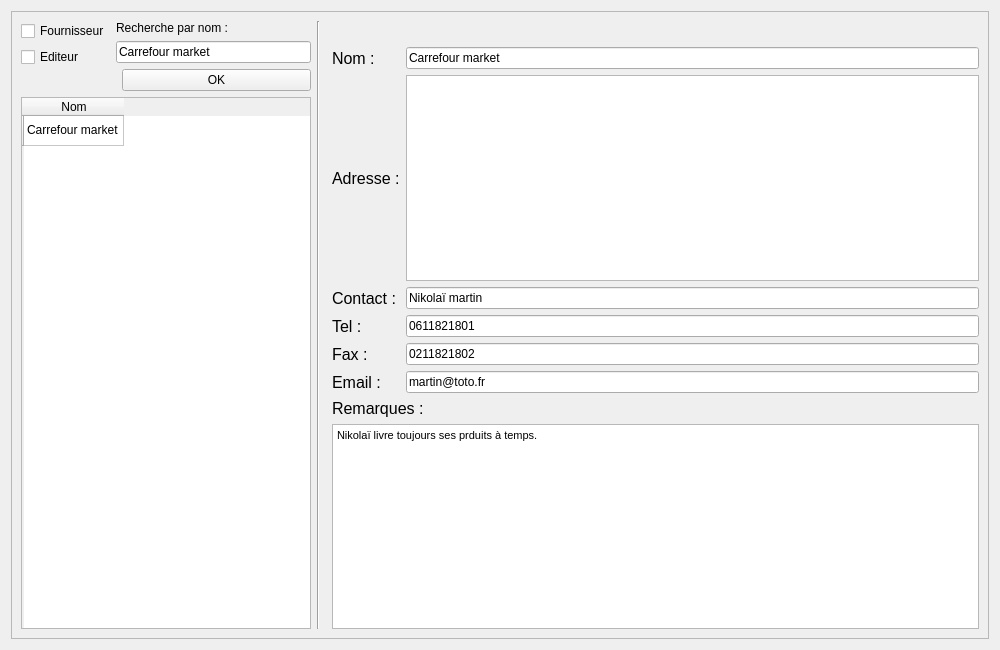
<?xml version="1.0" encoding="UTF-8"?>
<ui version="4.0">
 <class>F_FournisseursEditeurs</class>
 <widget class="QWidget" name="F_FournisseursEditeurs">
  <property name="geometry">
   <rect>
    <x>0</x>
    <y>0</y>
    <width>1000</width>
    <height>650</height>
   </rect>
  </property>
  <property name="windowTitle">
   <string>Form</string>
  </property>
  <layout class="QGridLayout" name="gridLayout_3">
   <item row="0" column="0">
    <widget class="QFrame" name="frame_3">
     <property name="maximumSize">
      <size>
       <width>16777215</width>
       <height>16777215</height>
      </size>
     </property>
     <property name="frameShape">
      <enum>QFrame::StyledPanel</enum>
     </property>
     <property name="frameShadow">
      <enum>QFrame::Plain</enum>
     </property>
     <layout class="QGridLayout" name="gridLayout">
      <item row="0" column="0" rowspan="2">
       <layout class="QVBoxLayout" name="VLay">
        <item>
         <layout class="QHBoxLayout" name="HLay">
          <item>
           <layout class="QFormLayout" name="FLay2">
            <property name="fieldGrowthPolicy">
             <enum>QFormLayout::AllNonFixedFieldsGrow</enum>
            </property>
            <item row="0" column="0">
             <widget class="QCheckBox" name="ChBx_Fournisseur">
              <property name="text">
               <string>Fournisseur</string>
              </property>
             </widget>
            </item>
            <item row="1" column="0">
             <widget class="QCheckBox" name="ChBx_Editeur">
              <property name="text">
               <string>Editeur</string>
              </property>
             </widget>
            </item>
           </layout>
          </item>
          <item>
           <layout class="QFormLayout" name="FLay">
            <item row="0" column="0" colspan="2">
             <widget class="QLabel" name="Lb_Recherche">
              <property name="text">
               <string>Recherche par nom : </string>
              </property>
             </widget>
            </item>
            <item row="1" column="0" colspan="2">
             <widget class="QLineEdit" name="LE_Recherche">
              <property name="enabled">
               <bool>true</bool>
              </property>
              <property name="baseSize">
               <size>
                <width>0</width>
                <height>0</height>
               </size>
              </property>
              <property name="text">
               <string>Carrefour market</string>
              </property>
             </widget>
            </item>
            <item row="2" column="1">
             <widget class="QPushButton" name="Bt_RechercheOK">
              <property name="text">
               <string>OK</string>
              </property>
             </widget>
            </item>
           </layout>
          </item>
         </layout>
        </item>
        <item>
         <widget class="QTableWidget" name="TbW_Recherche">
          <row>
           <property name="text">
            <string/>
           </property>
          </row>
          <column>
           <property name="text">
            <string>Nom</string>
           </property>
          </column>
          <item row="0" column="0">
           <property name="text">
            <string>Carrefour market</string>
           </property>
          </item>
         </widget>
        </item>
       </layout>
      </item>
      <item row="0" column="1" rowspan="2">
       <widget class="Line" name="line">
        <property name="orientation">
         <enum>Qt::Vertical</enum>
        </property>
       </widget>
      </item>
      <item row="0" column="2" colspan="2">
       <spacer name="HS">
        <property name="orientation">
         <enum>Qt::Horizontal</enum>
        </property>
        <property name="sizeHint" stdset="0">
         <size>
          <width>653</width>
          <height>20</height>
         </size>
        </property>
       </spacer>
      </item>
      <item row="1" column="3">
       <layout class="QGridLayout" name="GLay">
        <item row="0" column="0">
         <widget class="QLabel" name="Lb_Nom">
          <property name="font">
           <font>
            <pointsize>12</pointsize>
           </font>
          </property>
          <property name="text">
           <string>Nom :</string>
          </property>
         </widget>
        </item>
        <item row="0" column="1">
         <widget class="QLineEdit" name="LE_Nom">
          <property name="text">
           <string>Carrefour market</string>
          </property>
         </widget>
        </item>
        <item row="1" column="0">
         <widget class="QLabel" name="Lb_Adresse">
          <property name="font">
           <font>
            <pointsize>12</pointsize>
           </font>
          </property>
          <property name="text">
           <string>Adresse :</string>
          </property>
         </widget>
        </item>
        <item row="1" column="1">
         <widget class="QTextEdit" name="TxE_Adresse"/>
        </item>
        <item row="2" column="0">
         <widget class="QLabel" name="Lb_Contact">
          <property name="font">
           <font>
            <pointsize>12</pointsize>
           </font>
          </property>
          <property name="text">
           <string>Contact :</string>
          </property>
         </widget>
        </item>
        <item row="2" column="1">
         <widget class="QLineEdit" name="LE_Contact">
          <property name="text">
           <string>Nikolaï martin</string>
          </property>
         </widget>
        </item>
        <item row="3" column="0">
         <widget class="QLabel" name="Lb_Telephone">
          <property name="font">
           <font>
            <pointsize>12</pointsize>
           </font>
          </property>
          <property name="text">
           <string>Tel :</string>
          </property>
         </widget>
        </item>
        <item row="3" column="1">
         <widget class="QLineEdit" name="LE_Telephone">
          <property name="text">
           <string>0611821801</string>
          </property>
         </widget>
        </item>
        <item row="4" column="0">
         <widget class="QLabel" name="Lb_Fax">
          <property name="font">
           <font>
            <pointsize>12</pointsize>
           </font>
          </property>
          <property name="text">
           <string>Fax :</string>
          </property>
         </widget>
        </item>
        <item row="4" column="1">
         <widget class="QLineEdit" name="LE_Fax">
          <property name="text">
           <string>0211821802</string>
          </property>
         </widget>
        </item>
        <item row="5" column="0">
         <widget class="QLabel" name="Lb_Email">
          <property name="font">
           <font>
            <pointsize>12</pointsize>
           </font>
          </property>
          <property name="text">
           <string>Email :</string>
          </property>
         </widget>
        </item>
        <item row="5" column="1">
         <widget class="QLineEdit" name="LE_Email">
          <property name="text">
           <string>martin@toto.fr</string>
          </property>
         </widget>
        </item>
        <item row="6" column="0" colspan="2">
         <widget class="QLabel" name="Lb_Remarques">
          <property name="font">
           <font>
            <pointsize>12</pointsize>
           </font>
          </property>
          <property name="text">
           <string>Remarques :</string>
          </property>
         </widget>
        </item>
        <item row="7" column="0" colspan="2">
         <widget class="QTextEdit" name="TxE_Remarques">
          <property name="html">
           <string>&lt;!DOCTYPE HTML PUBLIC &quot;-//W3C//DTD HTML 4.0//EN&quot; &quot;http://www.w3.org/TR/REC-html40/strict.dtd&quot;&gt;
&lt;html&gt;&lt;head&gt;&lt;meta name=&quot;qrichtext&quot; content=&quot;1&quot; /&gt;&lt;style type=&quot;text/css&quot;&gt;
p, li { white-space: pre-wrap; }
&lt;/style&gt;&lt;/head&gt;&lt;body style=&quot; font-family:'Ubuntu'; font-size:11pt; font-weight:400; font-style:normal;&quot;&gt;
&lt;p style=&quot; margin-top:0px; margin-bottom:0px; margin-left:0px; margin-right:0px; -qt-block-indent:0; text-indent:0px;&quot;&gt;&lt;span style=&quot; font-family:'MS Shell Dlg 2'; font-size:8pt;&quot;&gt;Nikolaï livre toujours ses prduits à temps.&lt;/span&gt;&lt;/p&gt;&lt;/body&gt;&lt;/html&gt;</string>
          </property>
         </widget>
        </item>
       </layout>
      </item>
     </layout>
    </widget>
   </item>
  </layout>
 </widget>
 <resources/>
 <connections/>
</ui>
